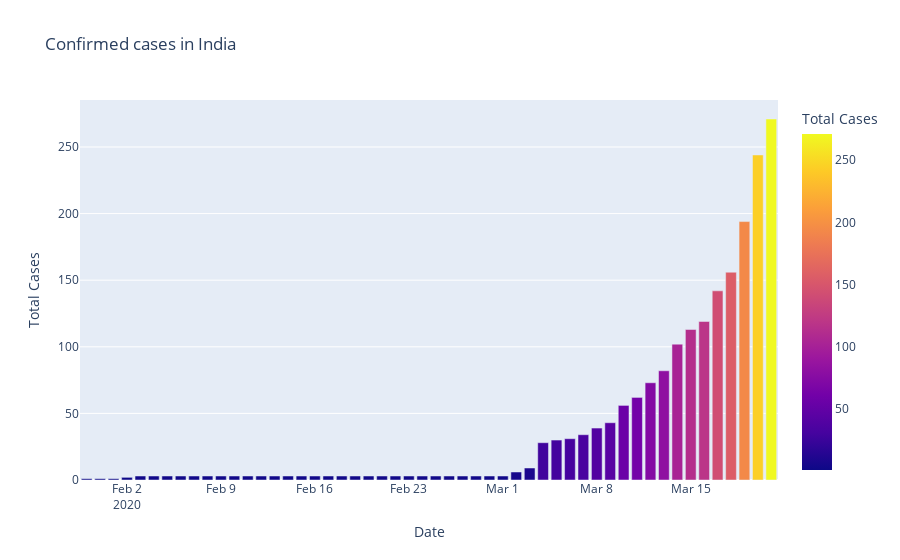
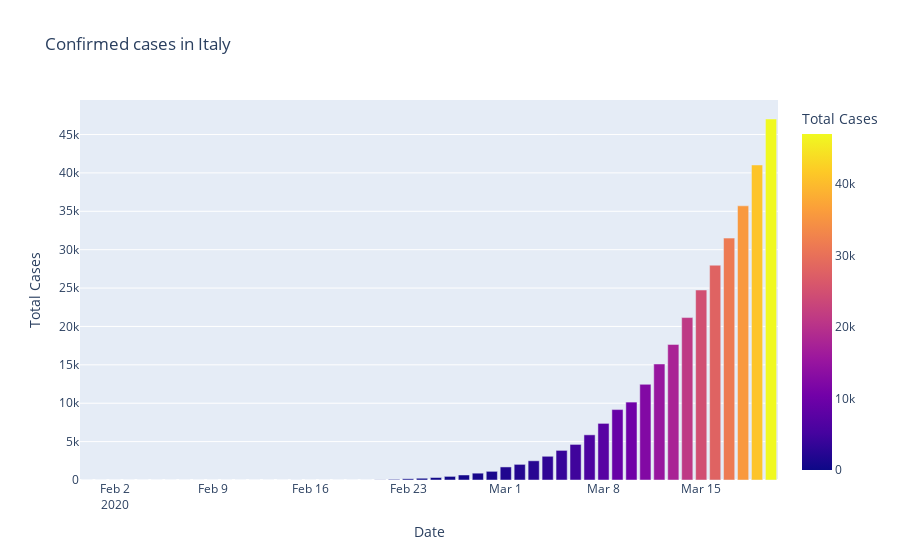
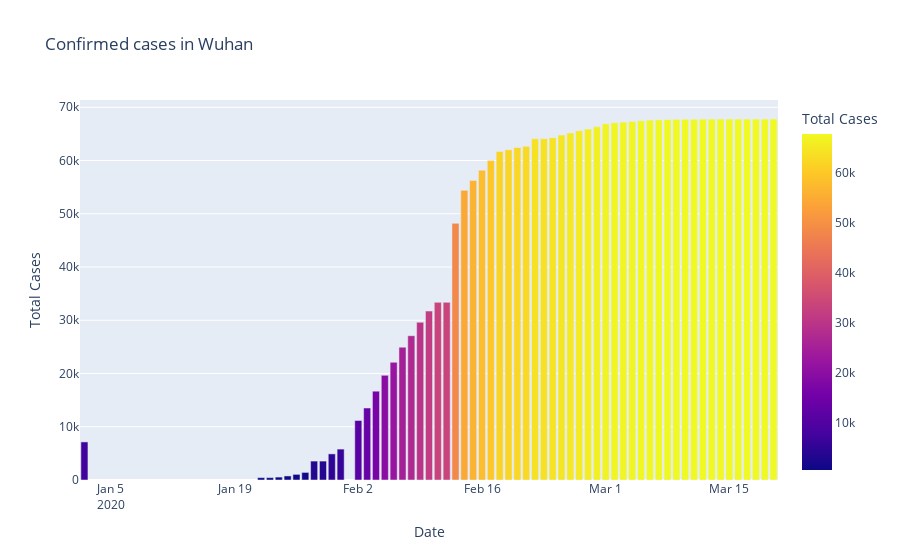

The notebook cell saved with these charts, in order:
### Code cell
#plotly Express

fig=px.bar(df_India,x="Date",y="Total Cases",color='Total Cases',title='Confirmed cases in India')
fig.show()

fig=px.bar(df_Italy,x="Date",y="Total Cases",color='Total Cases',title='Confirmed cases in Italy')
fig.show()

fig=px.bar(df_Wuhan,x="Date",y="Total Cases",color='Total Cases',title='Confirmed cases in Wuhan')
fig.show()

fig=px.bar(df_Korea,x="Date",y="Total Cases",color='Total Cases',title='Confirmed cases in Korea')
fig.show()

### Figure 1 — Plotly figure (JSON) as saved in the notebook; plotly's stock layout.template omitted (floating-point values rounded to 4 significant figures)
{"data": [{"alignmentgroup": "True", "hovertemplate": "Date=%{x}<br>Total Cases=%{marker.color}<extra></extra>", "legendgroup": "", "marker": {"color": [1, 1, 1, 2, 3, 3, 3, 3, 3, 3, 3, 3, 3, 3, 3, 3, 3, 3, 3, 3, 3, 3, 3, 3, 3, 3, 3, 3, 3, 3, 3, 3, 6, 9, 28, 30, 31, 34, 39, 43, 56, 62, 73, 82, 102, 113, 119, 142, 156, 194, 244, 271], "coloraxis": "coloraxis"}, "name": "", "offsetgroup": "", "orientation": "v", "showlegend": false, "textposition": "auto", "type": "bar", "x": ["2020-01-30T00:00:00", "2020-01-31T00:00:00", "2020-02-01T00:00:00", "2020-02-02T00:00:00", "2020-02-03T00:00:00", "2020-02-04T00:00:00", "2020-02-05T00:00:00", "2020-02-06T00:00:00", "2020-02-07T00:00:00", "2020-02-08T00:00:00", "2020-02-09T00:00:00", "2020-02-10T00:00:00", "2020-02-11T00:00:00", "2020-02-12T00:00:00", "2020-02-13T00:00:00", "2020-02-14T00:00:00", "2020-02-15T00:00:00", "2020-02-16T00:00:00", "2020-02-17T00:00:00", "2020-02-18T00:00:00", "2020-02-19T00:00:00", "2020-02-20T00:00:00", "2020-02-21T00:00:00", "2020-02-22T00:00:00", "2020-02-23T00:00:00", "2020-02-24T00:00:00", "2020-02-25T00:00:00", "2020-02-26T00:00:00", "2020-02-27T00:00:00", "2020-02-28T00:00:00", "2020-02-29T00:00:00", "2020-03-01T00:00:00", "2020-03-02T00:00:00", "2020-03-03T00:00:00", "2020-03-04T00:00:00", "2020-03-05T00:00:00", "2020-03-06T00:00:00", "2020-03-07T00:00:00", "2020-03-08T00:00:00", "2020-03-09T00:00:00", "2020-03-10T00:00:00", "2020-03-11T00:00:00", "2020-03-12T00:00:00", "2020-03-13T00:00:00", "2020-03-14T00:00:00", "2020-03-15T00:00:00", "2020-03-16T00:00:00", "2020-03-17T00:00:00", "2020-03-18T00:00:00", "2020-03-19T00:00:00", "2020-03-20T00:00:00", "2020-03-21T00:00:00"], "xaxis": "x", "y": [1, 1, 1, 2, 3, 3, 3, 3, 3, 3, 3, 3, 3, 3, 3, 3, 3, 3, 3, 3, 3, 3, 3, 3, 3, 3, 3, 3, 3, 3, 3, 3, 6, 9, 28, 30, 31, 34, 39, 43, 56, 62, 73, 82, 102, 113, 119, 142, 156, 194, 244, 271], "yaxis": "y"}], "layout": {"barmode": "relative", "coloraxis": {"colorbar": {"title": {"text": "Total Cases"}}, "colorscale": [[0, "#0d0887"], [0.1111, "#46039f"], [0.2222, "#7201a8"], [0.3333, "#9c179e"], [0.4444, "#bd3786"], [0.5556, "#d8576b"], [0.6667, "#ed7953"], [0.7778, "#fb9f3a"], [0.8889, "#fdca26"], [1, "#f0f921"]]}, "legend": {"tracegroupgap": 0}, "title": {"text": "Confirmed cases in India"}, "xaxis": {"anchor": "y", "domain": [0, 1], "title": {"text": "Date"}}, "yaxis": {"anchor": "x", "domain": [0, 1], "title": {"text": "Total Cases"}}}}

### Figure 2 — Plotly figure (JSON) as saved in the notebook; plotly's stock layout.template omitted (floating-point values rounded to 4 significant figures)
{"data": [{"alignmentgroup": "True", "hovertemplate": "Date=%{x}<br>Total Cases=%{marker.color}<extra></extra>", "legendgroup": "", "marker": {"color": [2, 2, 2, 2, 2, 2, 3, 3, 3, 3, 3, 3, 3, 3, 3, 3, 3, 3, 3, 3, 3, 3, 20, 79, 157, 229, 323, 470, 655, 889, 1128, 1701, 2036, 2502, 3089, 3858, 4636, 5883, 7375, 9172, 10149, 12462, 15113, 17660, 21157, 24747, 27980, 31506, 35713, 41035, 47021], "coloraxis": "coloraxis"}, "name": "", "offsetgroup": "", "orientation": "v", "showlegend": false, "textposition": "auto", "type": "bar", "x": ["2020-01-31T00:00:00", "2020-02-01T00:00:00", "2020-02-02T00:00:00", "2020-02-03T00:00:00", "2020-02-04T00:00:00", "2020-02-05T00:00:00", "2020-02-06T00:00:00", "2020-02-07T00:00:00", "2020-02-08T00:00:00", "2020-02-09T00:00:00", "2020-02-10T00:00:00", "2020-02-11T00:00:00", "2020-02-12T00:00:00", "2020-02-13T00:00:00", "2020-02-14T00:00:00", "2020-02-15T00:00:00", "2020-02-15T00:00:00", "2020-02-16T00:00:00", "2020-02-17T00:00:00", "2020-02-18T00:00:00", "2020-02-19T00:00:00", "2020-02-20T00:00:00", "2020-02-21T00:00:00", "2020-02-22T00:00:00", "2020-02-23T00:00:00", "2020-02-24T00:00:00", "2020-02-25T00:00:00", "2020-02-26T00:00:00", "2020-02-27T00:00:00", "2020-02-28T00:00:00", "2020-02-29T00:00:00", "2020-03-01T00:00:00", "2020-03-02T00:00:00", "2020-03-03T00:00:00", "2020-03-04T00:00:00", "2020-03-05T00:00:00", "2020-03-06T00:00:00", "2020-03-07T00:00:00", "2020-03-08T00:00:00", "2020-03-09T00:00:00", "2020-03-10T00:00:00", "2020-03-11T00:00:00", "2020-03-12T00:00:00", "2020-03-13T00:00:00", "2020-03-14T00:00:00", "2020-03-15T00:00:00", "2020-03-16T00:00:00", "2020-03-17T00:00:00", "2020-03-18T00:00:00", "2020-03-19T00:00:00", "2020-03-20T00:00:00"], "xaxis": "x", "y": [2, 2, 2, 2, 2, 2, 3, 3, 3, 3, 3, 3, 3, 3, 3, 3, 3, 3, 3, 3, 3, 3, 20, 79, 157, 229, 323, 470, 655, 889, 1128, 1701, 2036, 2502, 3089, 3858, 4636, 5883, 7375, 9172, 10149, 12462, 15113, 17660, 21157, 24747, 27980, 31506, 35713, 41035, 47021], "yaxis": "y"}], "layout": {"barmode": "relative", "coloraxis": {"colorbar": {"title": {"text": "Total Cases"}}, "colorscale": [[0, "#0d0887"], [0.1111, "#46039f"], [0.2222, "#7201a8"], [0.3333, "#9c179e"], [0.4444, "#bd3786"], [0.5556, "#d8576b"], [0.6667, "#ed7953"], [0.7778, "#fb9f3a"], [0.8889, "#fdca26"], [1, "#f0f921"]]}, "legend": {"tracegroupgap": 0}, "title": {"text": "Confirmed cases in Italy"}, "xaxis": {"anchor": "y", "domain": [0, 1], "title": {"text": "Date"}}, "yaxis": {"anchor": "x", "domain": [0, 1], "title": {"text": "Total Cases"}}}}

### Figure 3 — Plotly figure (JSON) as saved in the notebook; plotly's stock layout.template omitted (floating-point values rounded to 4 significant figures)
{"data": [{"alignmentgroup": "True", "hovertemplate": "Date=%{x}<br>Total Cases=%{marker.color}<extra></extra>", "legendgroup": "", "marker": {"color": [444, 444, 549, 761, 1058, 1423, 3554, 3554, 4903, 5806, 7153, 11177, 13522, 16678, 19665, 22112, 24953, 27100, 29631, 31728, 33366, 33366, 48206, 54406, 56249, 58182, 59989, 61682, 62031, 62442, 62662, 64084, 64084, 64287, 64786, 65187, 65596, 65914, 66337, 66907, 67103, 67217, 67332, 67466, 67592, 67666, 67707, 67743, 67760, 67773, 67781, 67786, 67790, 67794, 67798, 67799, 67800, 67800, 67800], "coloraxis": "coloraxis"}, "name": "", "offsetgroup": "", "orientation": "v", "showlegend": false, "textposition": "auto", "type": "bar", "x": ["2020-01-22T00:00:00", "2020-01-23T00:00:00", "2020-01-24T00:00:00", "2020-01-25T00:00:00", "2020-01-26T00:00:00", "2020-01-27T00:00:00", "2020-01-28T00:00:00", "2020-01-29T00:00:00", "2020-01-30T00:00:00", "2020-01-31T00:00:00", "2020-01-02T00:00:00", "2020-02-02T00:00:00", "2020-02-03T00:00:00", "2020-02-04T00:00:00", "2020-02-05T00:00:00", "2020-02-06T00:00:00", "2020-02-07T00:00:00", "2020-02-08T00:00:00", "2020-02-09T00:00:00", "2020-02-10T00:00:00", "2020-02-11T00:00:00", "2020-02-12T00:00:00", "2020-02-13T00:00:00", "2020-02-14T00:00:00", "2020-02-15T00:00:00", "2020-02-16T00:00:00", "2020-02-17T00:00:00", "2020-02-18T00:00:00", "2020-02-19T00:00:00", "2020-02-20T00:00:00", "2020-02-21T00:00:00", "2020-02-22T00:00:00", "2020-02-23T00:00:00", "2020-02-24T00:00:00", "2020-02-25T00:00:00", "2020-02-26T00:00:00", "2020-02-27T00:00:00", "2020-02-28T00:00:00", "2020-02-29T00:00:00", "2020-03-01T00:00:00", "2020-03-02T00:00:00", "2020-03-03T00:00:00", "2020-03-04T00:00:00", "2020-03-05T00:00:00", "2020-03-06T00:00:00", "2020-03-07T00:00:00", "2020-03-08T00:00:00", "2020-03-09T00:00:00", "2020-03-10T00:00:00", "2020-03-11T00:00:00", "2020-03-12T00:00:00", "2020-03-13T00:00:00", "2020-03-14T00:00:00", "2020-03-15T00:00:00", "2020-03-16T00:00:00", "2020-03-17T00:00:00", "2020-03-18T00:00:00", "2020-03-19T00:00:00", "2020-03-20T00:00:00"], "xaxis": "x", "y": [444, 444, 549, 761, 1058, 1423, 3554, 3554, 4903, 5806, 7153, 11177, 13522, 16678, 19665, 22112, 24953, 27100, 29631, 31728, 33366, 33366, 48206, 54406, 56249, 58182, 59989, 61682, 62031, 62442, 62662, 64084, 64084, 64287, 64786, 65187, 65596, 65914, 66337, 66907, 67103, 67217, 67332, 67466, 67592, 67666, 67707, 67743, 67760, 67773, 67781, 67786, 67790, 67794, 67798, 67799, 67800, 67800, 67800], "yaxis": "y"}], "layout": {"barmode": "relative", "coloraxis": {"colorbar": {"title": {"text": "Total Cases"}}, "colorscale": [[0, "#0d0887"], [0.1111, "#46039f"], [0.2222, "#7201a8"], [0.3333, "#9c179e"], [0.4444, "#bd3786"], [0.5556, "#d8576b"], [0.6667, "#ed7953"], [0.7778, "#fb9f3a"], [0.8889, "#fdca26"], [1, "#f0f921"]]}, "legend": {"tracegroupgap": 0}, "title": {"text": "Confirmed cases in Wuhan"}, "xaxis": {"anchor": "y", "domain": [0, 1], "title": {"text": "Date"}}, "yaxis": {"anchor": "x", "domain": [0, 1], "title": {"text": "Total Cases"}}}}
